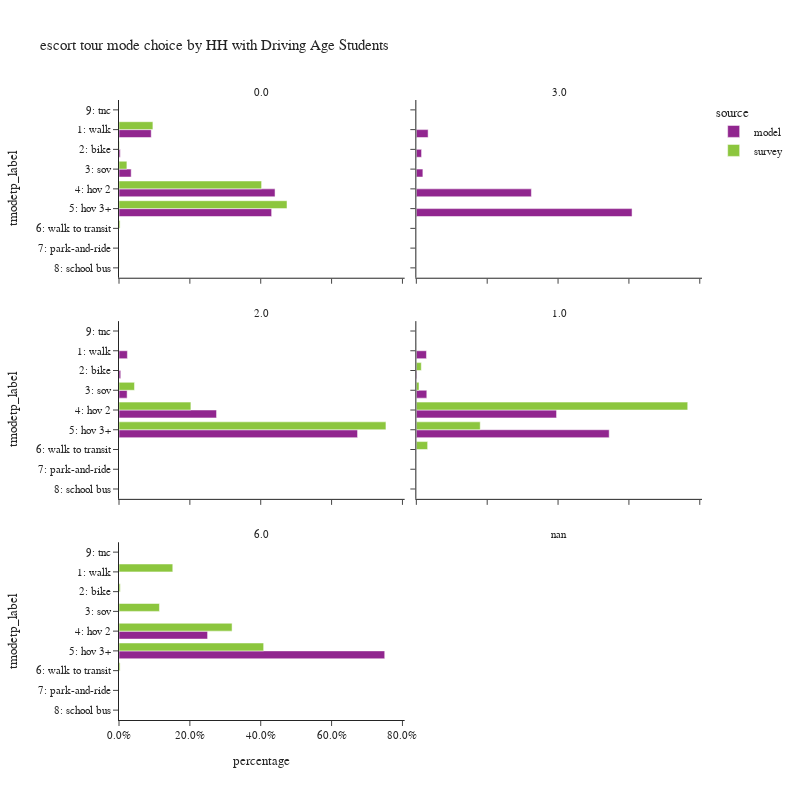

Notebook code for this chart:
### Code cell
plot_mode_choice(es_tour,
                 "hhhsc",
                 {
                  "tmodetp_label":["1: walk","2: bike","3: sov","4: hov 2","5: hov 3+","6: walk to transit",
                                   "7: park-and-ride","8: school bus","9: other–survey only"]},
                 "HH with Driving Age Students",2,800)

### Figure 1 — Plotly figure (JSON) as saved in the notebook; plotly's stock layout.template omitted (floating-point values rounded to 4 significant figures)
{"data": [{"alignmentgroup": "True", "customdata": [[10], [50806], [1964], [19198], [246037], [240666]], "hovertemplate": "source=model<br>hhhsc=0.0<br>percentage=%{x}<br>tmodetp_label=%{y}<br>sample_count=%{customdata[0]}<extra></extra>", "legendgroup": "model", "marker": {"color": "#91268F", "pattern": {"shape": ""}}, "name": "model", "offsetgroup": "model", "orientation": "h", "showlegend": true, "textposition": "auto", "type": "bar", "x": [1.79e-05, 0.09094, 0.003515, 0.03436, 0.4404, 0.4308], "xaxis": "x5", "y": [null, "1: walk", "2: bike", "3: sov", "4: hov 2", "5: hov 3+"], "yaxis": "y5"}, {"alignmentgroup": "True", "customdata": [[9], [4], [5], [88], [165]], "hovertemplate": "source=model<br>hhhsc=3.0<br>percentage=%{x}<br>tmodetp_label=%{y}<br>sample_count=%{customdata[0]}<extra></extra>", "legendgroup": "model", "marker": {"color": "#91268F", "pattern": {"shape": ""}}, "name": "model", "offsetgroup": "model", "orientation": "h", "showlegend": false, "textposition": "auto", "type": "bar", "x": [0.03321, 0.01476, 0.01845, 0.3247, 0.6089], "xaxis": "x6", "y": ["1: walk", "2: bike", "3: sov", "4: hov 2", "5: hov 3+"], "yaxis": "y6"}, {"alignmentgroup": "True", "customdata": [[185], [38], [179], [2152], [5263]], "hovertemplate": "source=model<br>hhhsc=2.0<br>percentage=%{x}<br>tmodetp_label=%{y}<br>sample_count=%{customdata[0]}<extra></extra>", "legendgroup": "model", "marker": {"color": "#91268F", "pattern": {"shape": ""}}, "name": "model", "offsetgroup": "model", "orientation": "h", "showlegend": false, "textposition": "auto", "type": "bar", "x": [0.02367, 0.004861, 0.0229, 0.2753, 0.6733], "xaxis": "x3", "y": ["1: walk", "2: bike", "3: sov", "4: hov 2", "5: hov 3+"], "yaxis": "y3"}, {"alignmentgroup": "True", "customdata": [[1641], [105], [1696], [22722], [31251]], "hovertemplate": "source=model<br>hhhsc=1.0<br>percentage=%{x}<br>tmodetp_label=%{y}<br>sample_count=%{customdata[0]}<extra></extra>", "legendgroup": "model", "marker": {"color": "#91268F", "pattern": {"shape": ""}}, "name": "model", "offsetgroup": "model", "orientation": "h", "showlegend": false, "textposition": "auto", "type": "bar", "x": [0.02858, 0.001829, 0.02954, 0.3958, 0.5443], "xaxis": "x4", "y": ["1: walk", "2: bike", "3: sov", "4: hov 2", "5: hov 3+"], "yaxis": "y4"}, {"alignmentgroup": "True", "customdata": [[1], [3]], "hovertemplate": "source=model<br>hhhsc=6.0<br>percentage=%{x}<br>tmodetp_label=%{y}<br>sample_count=%{customdata[0]}<extra></extra>", "legendgroup": "model", "marker": {"color": "#91268F", "pattern": {"shape": ""}}, "name": "model", "offsetgroup": "model", "orientation": "h", "showlegend": false, "textposition": "auto", "type": "bar", "x": [0.25, 0.75], "xaxis": "x", "y": ["4: hov 2", "5: hov 3+"], "yaxis": "y"}, {"alignmentgroup": "True", "customdata": [[3], [79], [10], [27], [258], [212], [9], [3]], "hovertemplate": "source=survey<br>hhhsc=0.0<br>percentage=%{x}<br>tmodetp_label=%{y}<br>sample_count=%{customdata[0]}<extra></extra>", "legendgroup": "survey", "marker": {"color": "#8CC63E", "pattern": {"shape": ""}}, "name": "survey", "offsetgroup": "survey", "orientation": "h", "showlegend": true, "textposition": "auto", "type": "bar", "x": [0.0006535, 0.09567, 0.00119, 0.02227, 0.4025, 0.4741, 0.00305, 0.0005544], "xaxis": "x5", "y": [null, "1: walk", "2: bike", "3: sov", "4: hov 2", "5: hov 3+", "6: walk to transit", "8: school bus"], "yaxis": "y5"}, {"alignmentgroup": "True", "customdata": [[1], [2], [6]], "hovertemplate": "source=survey<br>hhhsc=2.0<br>percentage=%{x}<br>tmodetp_label=%{y}<br>sample_count=%{customdata[0]}<extra></extra>", "legendgroup": "survey", "marker": {"color": "#8CC63E", "pattern": {"shape": ""}}, "name": "survey", "offsetgroup": "survey", "orientation": "h", "showlegend": false, "textposition": "auto", "type": "bar", "x": [0.04369, 0.2029, 0.7534], "xaxis": "x3", "y": ["3: sov", "4: hov 2", "5: hov 3+"], "yaxis": "y3"}, {"alignmentgroup": "True", "customdata": [[1], [1], [1], [29], [11], [1]], "hovertemplate": "source=survey<br>hhhsc=1.0<br>percentage=%{x}<br>tmodetp_label=%{y}<br>sample_count=%{customdata[0]}<extra></extra>", "legendgroup": "survey", "marker": {"color": "#8CC63E", "pattern": {"shape": ""}}, "name": "survey", "offsetgroup": "survey", "orientation": "h", "showlegend": false, "textposition": "auto", "type": "bar", "x": [0.000217, 0.01403, 0.007579, 0.766, 0.1803, 0.0319], "xaxis": "x4", "y": ["1: walk", "2: bike", "3: sov", "4: hov 2", "5: hov 3+", "6: walk to transit"], "yaxis": "y4"}, {"alignmentgroup": "True", "customdata": [[22], [4], [16], [53], [23], [1], [1]], "hovertemplate": "source=survey<br>hhhsc=6.0<br>percentage=%{x}<br>tmodetp_label=%{y}<br>sample_count=%{customdata[0]}<extra></extra>", "legendgroup": "survey", "marker": {"color": "#8CC63E", "pattern": {"shape": ""}}, "name": "survey", "offsetgroup": "survey", "orientation": "h", "showlegend": false, "textposition": "auto", "type": "bar", "x": [0.1518, 0.003561, 0.1141, 0.3191, 0.4083, 0.003066, 7.087e-05], "xaxis": "x", "y": ["1: walk", "2: bike", "3: sov", "4: hov 2", "5: hov 3+", "6: walk to transit", "9: tnc"], "yaxis": "y"}], "layout": {"annotations": [{"font": {}, "showarrow": false, "text": "6.0", "x": 0.245, "xanchor": "center", "xref": "paper", "y": 0.2867, "yanchor": "bottom", "yref": "paper"}, {"font": {}, "showarrow": false, "text": "nan", "x": 0.755, "xanchor": "center", "xref": "paper", "y": 0.2867, "yanchor": "bottom", "yref": "paper"}, {"font": {}, "showarrow": false, "text": "2.0", "x": 0.245, "xanchor": "center", "xref": "paper", "y": 0.6433, "yanchor": "bottom", "yref": "paper"}, {"font": {}, "showarrow": false, "text": "1.0", "x": 0.755, "xanchor": "center", "xref": "paper", "y": 0.6433, "yanchor": "bottom", "yref": "paper"}, {"font": {}, "showarrow": false, "text": "0.0", "x": 0.245, "xanchor": "center", "xref": "paper", "y": 1.0, "yanchor": "bottom", "yref": "paper"}, {"font": {}, "showarrow": false, "text": "3.0", "x": 0.755, "xanchor": "center", "xref": "paper", "y": 1.0, "yanchor": "bottom", "yref": "paper"}], "barmode": "group", "height": 800, "legend": {"title": {"text": "source"}, "tracegroupgap": 0}, "title": {"text": "escort tour mode choice by HH with Driving Age Students"}, "width": 800, "xaxis": {"anchor": "y", "domain": [0, 0.49], "tickformat": ".1%", "title": {"text": "percentage"}}, "xaxis2": {"anchor": "y2", "domain": [0.51, 1], "matches": "x", "tickformat": ".1%", "title": {"text": "percentage"}}, "xaxis3": {"anchor": "y3", "domain": [0, 0.49], "matches": "x", "showticklabels": false, "tickformat": ".1%"}, "xaxis4": {"anchor": "y4", "domain": [0.51, 1], "matches": "x", "showticklabels": false, "tickformat": ".1%"}, "xaxis5": {"anchor": "y5", "domain": [0, 0.49], "matches": "x", "showticklabels": false, "tickformat": ".1%"}, "xaxis6": {"anchor": "y6", "domain": [0.51, 1], "matches": "x", "showticklabels": false, "tickformat": ".1%"}, "yaxis": {"anchor": "x", "categoryarray": ["9: other–survey only", "8: school bus", "7: park-and-ride", "6: walk to transit", "5: hov 3+", "4: hov 2", "3: sov", "2: bike", "1: walk"], "categoryorder": "array", "domain": [0, 0.2867], "title": {"text": "tmodetp_label"}}, "yaxis2": {"anchor": "x2", "domain": [0, 0.2867], "matches": "y", "showticklabels": false}, "yaxis3": {"anchor": "x3", "categoryarray": ["9: other–survey only", "8: school bus", "7: park-and-ride", "6: walk to transit", "5: hov 3+", "4: hov 2", "3: sov", "2: bike", "1: walk"], "categoryorder": "array", "domain": [0.3567, 0.6433], "matches": "y", "title": {"text": "tmodetp_label"}}, "yaxis4": {"anchor": "x4", "domain": [0.3567, 0.6433], "matches": "y", "showticklabels": false}, "yaxis5": {"anchor": "x5", "categoryarray": ["9: other–survey only", "8: school bus", "7: park-and-ride", "6: walk to transit", "5: hov 3+", "4: hov 2", "3: sov", "2: bike", "1: walk"], "categoryorder": "array", "domain": [0.7133, 1.0], "matches": "y", "title": {"text": "tmodetp_label"}}, "yaxis6": {"anchor": "x6", "domain": [0.7133, 1.0], "matches": "y", "showticklabels": false}}}
